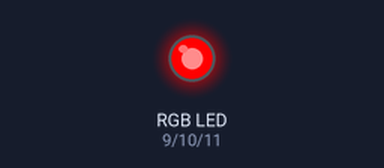
The sketch below on a simulated Arduino Uno, built with avr-gcc and run on an emulated ATmega328P. On the bench: an RGB LED mixed from three pins (HIGH = lit). Dim RGB values are drawn brighter than linear; random numbers use the default seed unless the sketch sets one.

Above: at 0.1 s.
At 2.1 s:
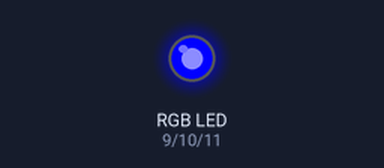
At 8.05 s:
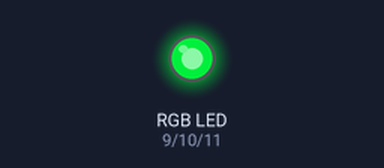
At 14.8 s:
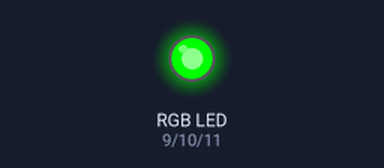
At 22.96 s:
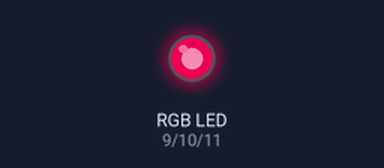
At 30.5 s:
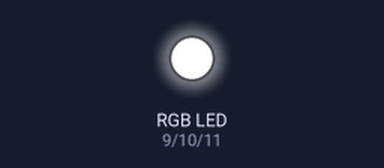
Timing chart, 0 to 40.0 s (numbered marks = the images above):
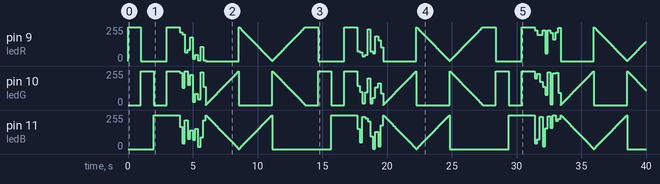

The sketch:

prettyColors.ino
```cpp
int ledR = 9;
int ledG = 10;
int ledB = 11;

void setup()
{
  pinMode(ledR, OUTPUT);
  pinMode(ledG, OUTPUT);
  pinMode(ledB, OUTPUT);
}

void loop()
{

  setColor(255, 0, 0);
  delay(1000);
  setColor(0, 255, 0);
  delay(1000);
  setColor(0, 0, 255);
  delay(1000);

  setColor(255, 255, 255);
  delay(1000);

  for(int i=0; i<10; i++)
  {
    setColor(random(256), random(256), random(256));
    delay(200);
  }


  for(int i=0; i<256; i++)
  {
    setColor(0, i, 255-i);
    delay(10);
  }
  for(int i=0; i<256; i++)
  {
    setColor(255-i, 0, i);
    delay(10);
  }
  for(int i=0; i<256; i++)
  {
    setColor(i, 255-i, 0);
    delay(10);
  }

}


void setColor(byte r, byte g, byte b)
{
  analogWrite(ledR, r);
  analogWrite(ledG, g);
  analogWrite(ledB, b);
}
```

Measured:
- by itself, pin 9 (ledR): 0/255 → 255/255 at 0.00 s, → 0/255 1.0 s later, → 255/255 2.0 s later, → 217/255 1.0 s later, … (1462 changes in this stretch)
- by itself, pin 10 (ledG): 0/255 → 255/255 at 1.0 s, → 0/255 1.0 s later, → 255/255 1.0 s later, → 241/255 1.0 s later, … (1467 changes in this stretch)
